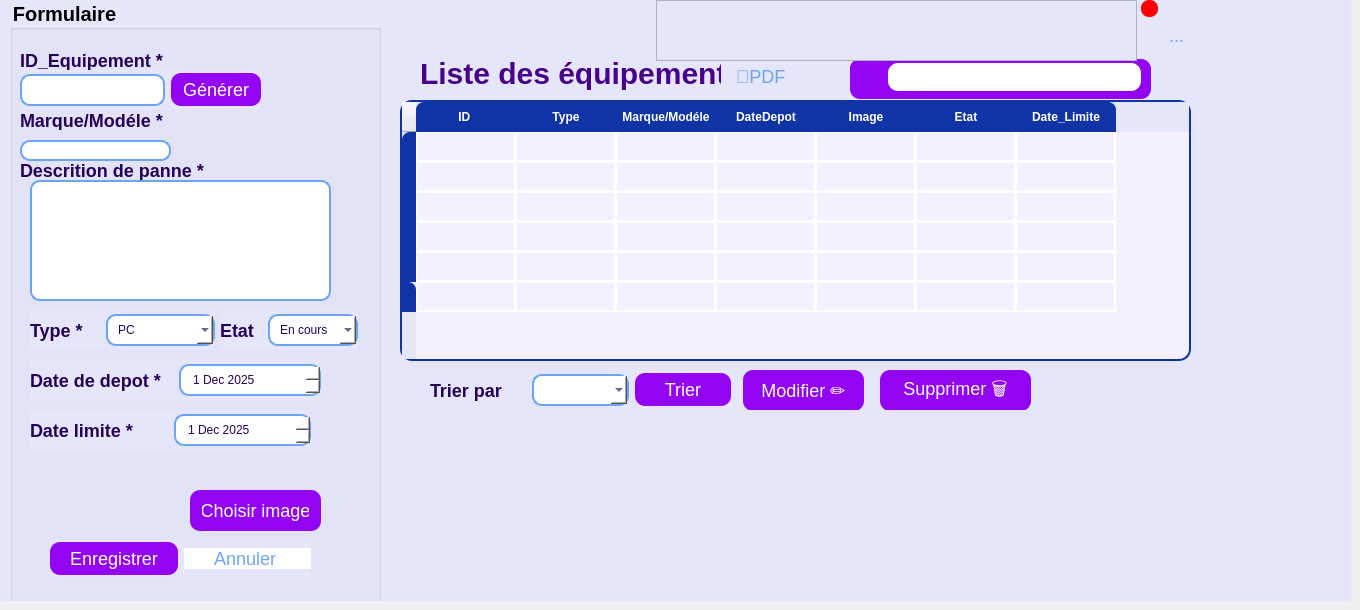
    <widget class="QWidget" name="PageEquipement">
     <widget class="QWidget" name="centralwidget">
      <property name="geometry">
       <rect>
        <x>0</x>
        <y>0</y>
        <width>1351</width>
        <height>601</height>
       </rect>
      </property>
      <layout class="QHBoxLayout" name="horizontalLayout">
       <item>
        <widget class="QWidget" name="widget" native="true">
         <property name="maximumSize">
          <size>
           <width>16777215</width>
           <height>16777215</height>
          </size>
         </property>
         <property name="baseSize">
          <size>
           <width>0</width>
           <height>0</height>
          </size>
         </property>
         <property name="autoFillBackground">
          <bool>false</bool>
         </property>
         <property name="styleSheet">
          <string notr="true">QWidget { background-color: #E6E6FA ;  }</string>
         </property>
         <widget class="QGroupBox" name="groupBox">
          <property name="geometry">
           <rect>
            <x>10</x>
            <y>0</y>
            <width>371</width>
            <height>631</height>
           </rect>
          </property>
          <property name="font">
           <font>
            <pointsize>15</pointsize>
            <bold>true</bold>
           </font>
          </property>
          <property name="styleSheet">
           <string notr="true">
  QGroupBox {
      background-color: #FFFFFF;
      border: 10px solid #9305F2;   /* Violet clair */
      border-radius: 15px;         /* Coins arrondis */
      margin-top: 30px;            /* Décalage du titre */
      padding: 12px;
      color: #48038C;              /* Couleur du texte interne */
      font-weight: bold;
  }

  /* Titre du QGroupBox */
  QGroupBox::title {
      subcontrol-origin: margin;
      subcontrol-position: top center;   /* Centré en haut */
      padding: 10px 30px;
      background-color: white;
      color: #48038C;
      border-radius: 10px;
      font-weight: bold;
  }
  ```

  ```
  </string>
          </property>
          <property name="title">
           <string>Formulaire</string>
          </property>
          <widget class="QLabel" name="label">
           <property name="geometry">
            <rect>
             <x>10</x>
             <y>50</y>
             <width>161</width>
             <height>20</height>
            </rect>
           </property>
           <property name="styleSheet">
            <string notr="true">QLabel {background-color: transparent; color: #260259; /* Texte sombre lisible */ font-size: 18px; font-weight: bold; }</string>
           </property>
           <property name="text">
            <string>ID_Equipement *</string>
           </property>
          </widget>
          <widget class="QLabel" name="label_2">
           <property name="geometry">
            <rect>
             <x>10</x>
             <y>110</y>
             <width>161</width>
             <height>20</height>
            </rect>
           </property>
           <property name="styleSheet">
            <string notr="true">QLabel {background-color: transparent; color: #260259; /* Texte sombre lisible */ font-size: 18px; font-weight: bold; }</string>
           </property>
           <property name="text">
            <string>Marque/Modéle *</string>
           </property>
          </widget>
          <widget class="QLineEdit" name="le_marque">
           <property name="geometry">
            <rect>
             <x>10</x>
             <y>140</y>
             <width>151</width>
             <height>21</height>
            </rect>
           </property>
           <property name="styleSheet">
            <string notr="true">QLineEdit { background: #FFFFFF; border: 2px solid #6BA5F2; border-radius: 10px; padding: 6px 10px; color: #260259; } QLineEdit:focus { border: 2px solid #9305F2; background: #F3E9FF; }</string>
           </property>
          </widget>
          <widget class="QLabel" name="label_3">
           <property name="geometry">
            <rect>
             <x>10</x>
             <y>160</y>
             <width>191</width>
             <height>20</height>
            </rect>
           </property>
           <property name="styleSheet">
            <string notr="true">QLabel {background-color: transparent; color: #260259; /* Texte sombre lisible */ font-size: 18px; font-weight: bold; }</string>
           </property>
           <property name="text">
            <string>Descrition de panne *</string>
           </property>
          </widget>
          <widget class="QLabel" name="label_image">
           <property name="geometry">
            <rect>
             <x>10</x>
             <y>460</y>
             <width>171</width>
             <height>71</height>
            </rect>
           </property>
           <property name="styleSheet">
            <string notr="true">QLabel {background-color: transparent; color: #260259; /* Texte sombre lisible */ font-size: 18px; font-weight: bold; }</string>
           </property>
           <property name="text">
            <string/>
           </property>
           <property name="scaledContents">
            <bool>true</bool>
           </property>
          </widget>
          <widget class="QTextEdit" name="te_desc">
           <property name="geometry">
            <rect>
             <x>20</x>
             <y>180</y>
             <width>301</width>
             <height>121</height>
            </rect>
           </property>
           <property name="styleSheet">
            <string notr="true"> QTextEdit { background: #FFFFFF; border: 2px solid #6BA5F2; border-radius: 10px; padding: 6px 10px; color: #260259; } QTextEdit:focus { border: 2px solid #9305F2; background: #F3E9FF; }</string>
           </property>
          </widget>
          <widget class="QWidget" name="layoutWidget">
           <property name="geometry">
            <rect>
             <x>10</x>
             <y>70</y>
             <width>241</width>
             <height>40</height>
            </rect>
           </property>
           <layout class="QHBoxLayout" name="horizontalLayout_2">
            <item>
             <widget class="QLineEdit" name="le_id">
              <property name="styleSheet">
               <string notr="true">QLineEdit { background: #FFFFFF; border: 2px solid #6BA5F2; border-radius: 10px; padding: 6px 10px; color: #260259; } QLineEdit:focus  { border: 2px solid #9305F2; background: #F3E9FF; }</string>
              </property>
             </widget>
            </item>
            <item>
             <widget class="QPushButton" name="btnGenerer&#10;">
              <property name="styleSheet">
               <string notr="true">QPushButton {
      background-color: #9305F2;
      color: white;
      border: none;
      border-radius: 10px;
      padding: 6px 12px;
      font-size: 18px;
  }

  QPushButton:hover {
      background-color: #7a04c2; /* un peu plus sombre au survol */
  }

  QPushButton:pressed {
      background-color: #5c0391; /* encore plus sombre quand pressé */
  }
  </string>
              </property>
              <property name="text">
               <string>Générer</string>
              </property>
             </widget>
            </item>
           </layout>
          </widget>
          <widget class="QWidget" name="layoutWidget">
           <property name="geometry">
            <rect>
             <x>20</x>
             <y>310</y>
             <width>185</width>
             <height>40</height>
            </rect>
           </property>
           <layout class="QHBoxLayout" name="horizontalLayout_3">
            <item>
             <widget class="QLabel" name="label_4">
              <property name="styleSheet">
               <string notr="true">QLabel {background-color: transparent; color: #260259; /* Texte sombre lisible */ font-size: 18px; font-weight: bold; }</string>
              </property>
              <property name="text">
               <string>Type *</string>
              </property>
             </widget>
            </item>
            <item>
             <widget class="QComboBox" name="cb_type">
              <property name="styleSheet">
               <string notr="true"> QComboBox { background: #FFFFFF; border: 2px solid #6BA5F2; border-radius: 10px; padding: 6px 10px; color: #260259; } QComboBox:focus { border: 2px solid #9305F2; background: #F3E9FF; }</string>
              </property>
              <item>
               <property name="text">
                <string>PC</string>
               </property>
               <property name="icon">
                <iconset theme="QIcon::ThemeIcon::Computer"/>
               </property>
              </item>
              <item>
               <property name="text">
                <string>Tablette </string>
               </property>
              </item>
              <item>
               <property name="text">
                <string>Smartphone</string>
               </property>
              </item>
             </widget>
            </item>
           </layout>
          </widget>
          <widget class="QWidget" name="layoutWidget">
           <property name="geometry">
            <rect>
             <x>20</x>
             <y>360</y>
             <width>291</width>
             <height>40</height>
            </rect>
           </property>
           <layout class="QHBoxLayout" name="horizontalLayout_4">
            <item>
             <widget class="QLabel" name="label_5">
              <property name="styleSheet">
               <string notr="true">QLabel {background-color: transparent; color: #260259; /* Texte sombre lisible */ font-size: 18px; font-weight: bold; }</string>
              </property>
              <property name="text">
               <string>Date de depot *</string>
              </property>
             </widget>
            </item>
            <item>
             <widget class="QDateEdit" name="date_depot">
              <property name="enabled">
               <bool>true</bool>
              </property>
              <property name="styleSheet">
               <string notr="true"> QDateEdit { background: #FFFFFF; border: 2px solid #6BA5F2; border-radius: 10px; padding: 6px 10px; color: #260259; }  QDateEdit:focus { border: 2px solid #9305F2; background: #F3E9FF; }</string>
              </property>
              <property name="readOnly">
               <bool>false</bool>
              </property>
              <property name="dateTime">
               <datetime>
                <hour>22</hour>
                <minute>0</minute>
                <second>0</second>
                <year>2025</year>
                <month>12</month>
                <day>1</day>
               </datetime>
              </property>
              <property name="calendarPopup">
               <bool>false</bool>
              </property>
              <property name="date">
               <date>
                <year>2025</year>
                <month>12</month>
                <day>1</day>
               </date>
              </property>
             </widget>
            </item>
           </layout>
          </widget>
          <widget class="QWidget" name="layoutWidget">
           <property name="geometry">
            <rect>
             <x>40</x>
             <y>540</y>
             <width>261</width>
             <height>38</height>
            </rect>
           </property>
           <layout class="QHBoxLayout" name="horizontalLayout_5">
            <item>
             <widget class="QPushButton" name="btn_ajouter">
              <property name="font">
               <font>
                <pointsize>-1</pointsize>
               </font>
              </property>
              <property name="styleSheet">
               <string notr="true">QPushButton {
      background-color: #9305F2;
      color: white;
      border: none;
      border-radius: 10px;
      padding: 6px 12px;
      font-size: 18px;
  }

  QPushButton:hover {
      background-color: #7a04c2; /* un peu plus sombre au survol */
  }

  QPushButton:pressed {
      background-color: #5c0391; /* encore plus sombre quand pressé */
  }
  </string>
              </property>
              <property name="text">
               <string>Enregistrer</string>
              </property>
             </widget>
            </item>
            <item>
             <widget class="QPushButton" name="pushButton_3">
              <property name="styleSheet">
               <string notr="true">QPushButton {
      background-color: white;
      color: #6BA5F2;
      border: 0px solid #6BA5F2;
      border-radius: 0px;
      padding: 0px 0px;
      font-size: 18px;
  }

  QPushButton:hover {
      background-color: #f0f8ff; /* léger bleu clair au survol */
  }

  QPushButton:pressed {
      background-color: #dceeff; /* bleu encore plus marqué quand pressé */
  }
  </string>
              </property>
              <property name="text">
               <string>Annuler </string>
              </property>
             </widget>
            </item>
           </layout>
          </widget>
          <widget class="QPushButton" name="btn_image">
           <property name="geometry">
            <rect>
             <x>180</x>
             <y>490</y>
             <width>131</width>
             <height>41</height>
            </rect>
           </property>
           <property name="styleSheet">
            <string notr="true">QPushButton {
      background-color: #9305F2;
      color: white;
      border: none;
      border-radius: 10px;
      padding: 6px 12px;
      font-size: 18px;
  }</string>
           </property>
           <property name="text">
            <string>Choisir image</string>
           </property>
          </widget>
          <widget class="QLineEdit" name="le_image">
           <property name="enabled">
            <bool>false</bool>
           </property>
           <property name="geometry">
            <rect>
             <x>180</x>
             <y>500</y>
             <width>0</width>
             <height>0</height>
            </rect>
           </property>
          </widget>
          <widget class="QWidget" name="layoutWidget">
           <property name="geometry">
            <rect>
             <x>210</x>
             <y>310</y>
             <width>138</width>
             <height>40</height>
            </rect>
           </property>
           <layout class="QHBoxLayout" name="horizontalLayout_8">
            <item>
             <widget class="QLabel" name="label_7">
              <property name="styleSheet">
               <string notr="true">QLabel {background-color: transparent; color: #260259; /* Texte sombre lisible */ font-size: 18px; font-weight: bold; }</string>
              </property>
              <property name="text">
               <string>Etat</string>
              </property>
             </widget>
            </item>
            <item>
             <widget class="QComboBox" name="cb_etat">
              <property name="styleSheet">
               <string notr="true"> QComboBox { background: #FFFFFF; border: 2px solid #6BA5F2; border-radius: 10px; padding: 6px 10px; color: #260259; } QComboBox:focus { border: 2px solid #9305F2; background: #F3E9FF; }</string>
              </property>
              <item>
               <property name="text">
                <string>En cours</string>
               </property>
              </item>
              <item>
               <property name="text">
                <string>Repare</string>
               </property>
              </item>
              <item>
               <property name="text">
                <string>Livré</string>
               </property>
              </item>
             </widget>
            </item>
           </layout>
          </widget>
          <widget class="QWidget" name="layoutWidget_2">
           <property name="geometry">
            <rect>
             <x>20</x>
             <y>410</y>
             <width>281</width>
             <height>40</height>
            </rect>
           </property>
           <layout class="QHBoxLayout" name="horizontalLayout_10">
            <item>
             <widget class="QLabel" name="label_6">
              <property name="styleSheet">
               <string notr="true">QLabel {background-color: transparent; color: #260259; /* Texte sombre lisible */ font-size: 18px; font-weight: bold; }</string>
              </property>
              <property name="text">
               <string>Date limite *</string>
              </property>
             </widget>
            </item>
            <item>
             <widget class="QDateEdit" name="date_limite">
              <property name="enabled">
               <bool>true</bool>
              </property>
              <property name="styleSheet">
               <string notr="true"> QDateEdit { background: #FFFFFF; border: 2px solid #6BA5F2; border-radius: 10px; padding: 6px 10px; color: #260259; }  QDateEdit:focus { border: 2px solid #9305F2; background: #F3E9FF; }</string>
              </property>
              <property name="readOnly">
               <bool>false</bool>
              </property>
              <property name="dateTime">
               <datetime>
                <hour>22</hour>
                <minute>0</minute>
                <second>0</second>
                <year>2025</year>
                <month>12</month>
                <day>1</day>
               </datetime>
              </property>
              <property name="calendarPopup">
               <bool>false</bool>
              </property>
              <property name="date">
               <date>
                <year>2025</year>
                <month>12</month>
                <day>1</day>
               </date>
              </property>
             </widget>
            </item>
           </layout>
          </widget>
         </widget>
         <widget class="QLabel" name="label_8">
          <property name="geometry">
           <rect>
            <x>420</x>
            <y>53</y>
            <width>301</width>
            <height>41</height>
           </rect>
          </property>
          <property name="styleSheet">
           <string notr="true">QLabel {
      background-color: transparent;
      color: #48038C;
      font-size: 30px;   /* plus grand pour un titre */
      font-weight: bold; /* en gras */
  }
  </string>
          </property>
          <property name="text">
           <string>Liste des équipement</string>
          </property>
         </widget>
         <widget class="QTableWidget" name="EquipementTableWidget">
          <property name="geometry">
           <rect>
            <x>400</x>
            <y>100</y>
            <width>791</width>
            <height>261</height>
           </rect>
          </property>
          <property name="styleSheet">
           <string notr="true">QTableWidget {
      background-color: #F5F0FF;   /* Violet très très clair */
      border: 2px solid #1034A6;
      border-radius: 12px;
      gridline-color: white;       /* Lignes blanches */
  }

  QHeaderView::section {
      background-color: #1034A6;   /* Bleu foncé */
      color: white;                /* Texte blanc */
      border: none;
      padding: 6px;
      font-weight: bold;
  }

  QHeaderView::section:first {
      border-top-left-radius: 8px;
  }

  QHeaderView::section:last {
      border-top-right-radius: 8px;
  }

  QTableWidget::item {
      border: 1px solid white;     /* Bordures blanches entre cellules */
  }
  </string>
          </property>
          <row>
           <property name="text">
            <string/>
           </property>
          </row>
          <row>
           <property name="text">
            <string/>
           </property>
          </row>
          <row>
           <property name="text">
            <string/>
           </property>
          </row>
          <row>
           <property name="text">
            <string/>
           </property>
          </row>
          <row>
           <property name="text">
            <string/>
           </property>
          </row>
          <row>
           <property name="text">
            <string/>
           </property>
          </row>
          <column>
           <property name="text">
            <string>ID </string>
           </property>
          </column>
          <column>
           <property name="text">
            <string>Type</string>
           </property>
          </column>
          <column>
           <property name="text">
            <string>Marque/Modéle</string>
           </property>
          </column>
          <column>
           <property name="text">
            <string>DateDepot</string>
           </property>
          </column>
          <column>
           <property name="text">
            <string>Image</string>
           </property>
          </column>
          <column>
           <property name="text">
            <string>Etat</string>
           </property>
          </column>
          <column>
           <property name="text">
            <string>Date_Limite</string>
           </property>
          </column>
          <item row="0" column="0">
           <property name="text">
            <string/>
           </property>
           <property name="foreground">
            <brush brushstyle="NoBrush">
             <color alpha="255">
              <red>255</red>
              <green>170</green>
              <blue>255</blue>
             </color>
            </brush>
           </property>
          </item>
          <item row="0" column="6">
           <property name="text">
            <string/>
           </property>
           <property name="foreground">
            <brush brushstyle="NoBrush">
             <color alpha="255">
              <red>8</red>
              <green>0</green>
              <blue>0</blue>
             </color>
            </brush>
           </property>
          </item>
         </widget>
         <widget class="QPushButton" name="btn_pdf">
          <property name="geometry">
           <rect>
            <x>730</x>
            <y>56</y>
            <width>61</width>
            <height>41</height>
           </rect>
          </property>
          <property name="styleSheet">
           <string notr="true">QPushButton {
      background-color: transparent;
      color: #6BA5F2;
      border: 0px solid #6BA5F2;
      border-radius: 0px;
      padding: 0px 0px;
      font-size: 18px;
  }</string>
          </property>
          <property name="text">
           <string>📑PDF</string>
          </property>
          <property name="iconSize">
           <size>
            <width>40</width>
            <height>40</height>
           </size>
          </property>
         </widget>
         <widget class="QWidget" name="widget_2" native="true">
          <property name="geometry">
           <rect>
            <x>850</x>
            <y>59</y>
            <width>301</width>
            <height>40</height>
           </rect>
          </property>
          <property name="styleSheet">
           <string notr="true">QWidget {
      background-color:#9305F2;   /* fond violet */
      border-radius: 10px;
  }

  QLineEdit {
      background-color: white;     /* champ blanc */
      color: #333;
      border: none;
      border-radius: 10px;
      padding-left: 25px;          /* espace pour l’icône de recherche */
      padding-right: 25px;         /* espace pour l’icône d’action */
      height: 28px;
      font-size: 15px;
  }

  </string>
          </property>
          <widget class="QWidget" name="layoutWidget">
           <property name="geometry">
            <rect>
             <x>0</x>
             <y>0</y>
             <width>291</width>
             <height>37</height>
            </rect>
           </property>
           <layout class="QHBoxLayout" name="horizontalLayout_6">
            <item>
             <widget class="QPushButton" name="btn_recherche">
              <property name="styleSheet">
               <string notr="true">button-&gt;setStyleSheet(
      &quot;QPushButton {&quot;
      &quot;  color: #6BA5F2;&quot;       // couleur du texte
      &quot;  background-color: white;&quot;
      &quot;  border: 1px solid #6BA5F2;&quot;
      &quot;}&quot;
  );
  </string>
              </property>
              <property name="text">
               <string/>
              </property>
              <property name="icon">
               <iconset theme="QIcon::ThemeIcon::EditFind"/>
              </property>
             </widget>
            </item>
            <item>
             <widget class="QLineEdit" name="le_recherche"/>
            </item>
           </layout>
          </widget>
         </widget>
         <widget class="QWidget" name="layoutWidget">
          <property name="geometry">
           <rect>
            <x>430</x>
            <y>370</y>
            <width>301</width>
            <height>40</height>
           </rect>
          </property>
          <layout class="QHBoxLayout" name="horizontalLayout_7">
           <item>
            <widget class="QLabel" name="label_9">
             <property name="styleSheet">
              <string notr="true">QLabel { color: #260259; /* Texte sombre lisible */ font-size: 18px; font-weight: bold; }</string>
             </property>
             <property name="text">
              <string>Trier par </string>
             </property>
            </widget>
           </item>
           <item>
            <widget class="QComboBox" name="cb_tri">
             <property name="styleSheet">
              <string notr="true"> QComboBox { background: #FFFFFF; border: 2px solid #6BA5F2; border-radius: 10px; padding: 6px 10px; color: #260259; } QComboBox:focus { border: 2px solid #9305F2; background: #F3E9FF; }</string>
             </property>
             <item>
              <property name="text">
               <string/>
              </property>
             </item>
             <item>
              <property name="text">
               <string>TYPE</string>
              </property>
             </item>
             <item>
              <property name="text">
               <string>ETAT</string>
              </property>
             </item>
            </widget>
           </item>
           <item>
            <widget class="QPushButton" name="btn_tri">
             <property name="styleSheet">
              <string notr="true">QPushButton {
      background-color: #9305F2;
      color: white;
      border: none;
      border-radius: 10px;
      padding: 6px 12px;
      font-size: 18px;
  }

  QPushButton:hover {
      background-color: #7a04c2; /* un peu plus sombre au survol */
  }

  QPushButton:pressed {
      background-color: #5c0391; /* encore plus sombre quand pressé */
  }
  </string>
             </property>
             <property name="text">
              <string>Trier</string>
             </property>
            </widget>
           </item>
          </layout>
         </widget>
         <widget class="QPushButton" name="btn_modifier">
          <property name="geometry">
           <rect>
            <x>743</x>
            <y>370</y>
            <width>121</width>
            <height>41</height>
           </rect>
          </property>
          <property name="styleSheet">
           <string notr="true">QPushButton {
      background-color: #9305F2;
      color: white;
      border: none;
      border-radius: 10px;
      padding: 6px 12px;
      font-size: 18px;
  }

  QPushButton:hover {
      background-color: #7a04c2; /* un peu plus sombre au survol */
  }

  QPushButton:pressed {
      background-color: #5c0391; /* encore plus sombre quand pressé */
  }
  </string>
          </property>
          <property name="text">
           <string>Modifier ✏️</string>
          </property>
          <property name="iconSize">
           <size>
            <width>30</width>
            <height>30</height>
           </size>
          </property>
         </widget>
         <widget class="QPushButton" name="btn_supprimer">
          <property name="geometry">
           <rect>
            <x>880</x>
            <y>370</y>
            <width>151</width>
            <height>41</height>
           </rect>
          </property>
          <property name="styleSheet">
           <string notr="true">QPushButton {
      background-color: #9305F2;
      color: white;
      border: none;
      border-radius: 10px;
      padding: 6px 12px;
      font-size: 18px;
  }

  QPushButton:hover {
      background-color: #7a04c2; /* un peu plus sombre au survol */
  }

  QPushButton:pressed {
      background-color: #5c0391; /* encore plus sombre quand pressé */
  }
  </string>
          </property>
          <property name="text">
           <string>Supprimer 🗑</string>
          </property>
         </widget>
         <widget class="QWidget" name="widget_stat" native="true">
          <property name="geometry">
           <rect>
            <x>400</x>
            <y>410</y>
            <width>900</width>
            <height>210</height>
           </rect>
          </property>
         </widget>
         <widget class="QLabel" name="lbl_badge">
          <property name="enabled">
           <bool>false</bool>
          </property>
          <property name="geometry">
           <rect>
            <x>1141</x>
            <y>0</y>
            <width>17</width>
            <height>17</height>
           </rect>
          </property>
          <property name="styleSheet">
           <string notr="true">background-color: red;
  color: white;
  border-radius: 8px;
  font-size: 10px;
  padding: 1px;
  min-width: 15px;
  min-height: 15px;
  max-width: 15px;
  max-height: 15px;
  qproperty-alignment: AlignCenter;
  </string>
          </property>
          <property name="text">
           <string/>
          </property>
         </widget>
         <widget class="QToolButton" name="btn_notif">
          <property name="geometry">
           <rect>
            <x>1161</x>
            <y>20</y>
            <width>31</width>
            <height>31</height>
           </rect>
          </property>
          <property name="styleSheet">
           <string notr="true">QToolButton {
      background-color: transparent;
      color: #6BA5F2;
      border: 0px solid #6BA5F2;
      border-radius: 0px;
      padding: 0px 0px;
      font-size: 18px;
  }</string>
          </property>
          <property name="text">
           <string>...</string>
          </property>
          <property name="icon">
           <iconset>
            <normaloff>C:/Users/DELL/Desktop/png-transparent-bell-notification-communication-information-icon-thumbnail.png</normaloff>C:/Users/DELL/Desktop/png-transparent-bell-notification-communication-information-icon-thumbnail.png</iconset>
          </property>
          <property name="iconSize">
           <size>
            <width>30</width>
            <height>30</height>
           </size>
          </property>
         </widget>
         <widget class="QListWidget" name="widget_notifications">
          <property name="geometry">
           <rect>
            <x>656</x>
            <y>0</y>
            <width>481</width>
            <height>61</height>
           </rect>
          </property>
         </widget>
         <widget class="QLabel" name="label_status">
          <property name="geometry">
           <rect>
            <x>412</x>
            <y>9</y>
            <width>241</width>
            <height>51</height>
           </rect>
          </property>
          <property name="text">
           <string/>
          </property>
         </widget>
        </widget>
       </item>
      </layout>
     </widget>
    </widget>
